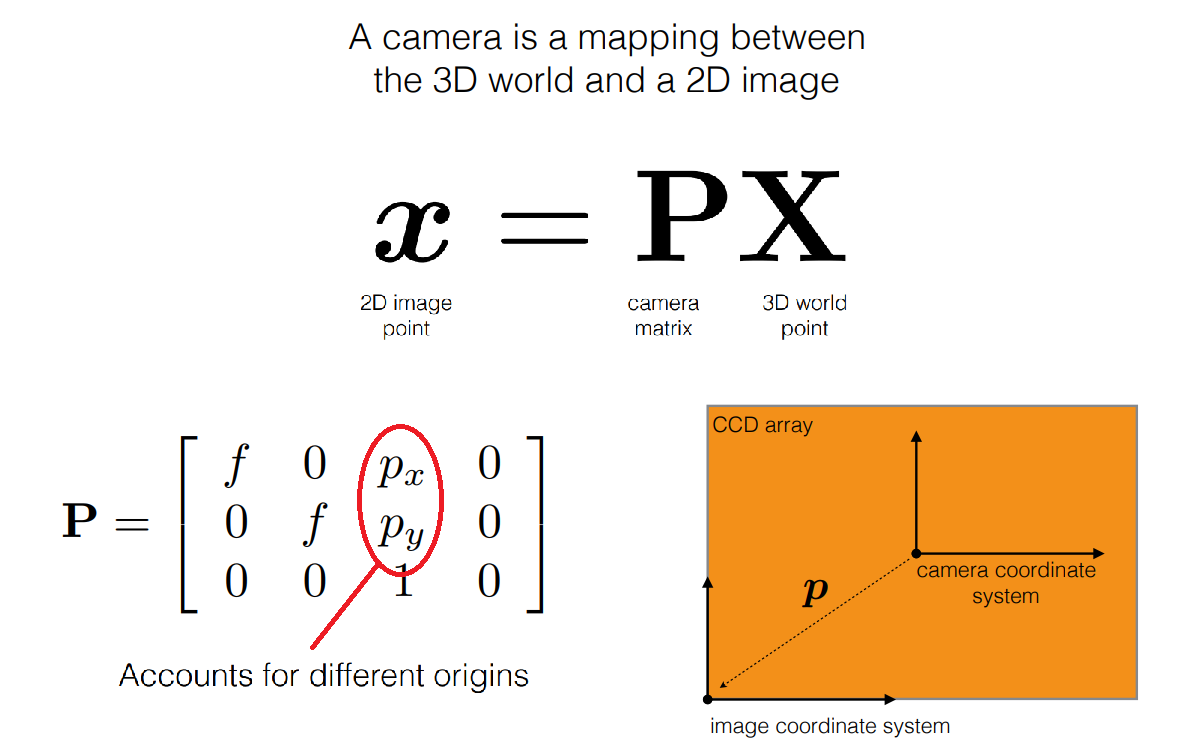
#> input picture .images/camera_matrix.png, 1191 x 746 px, given in place of the camera
$ python houghCircles.py
#> lines starting #> are read from the running program, lines starting #| are printed output that depends on the picture
#!/usr/bin/python

# 2.12 Lab 9
# Luke Roberto Oct 2017
# Jacob Guggenheim March 2019
# Jerry Ng March 2019, 2020
# Phillip Daniel 2021

import numpy as np
import cv2  # OpenCV module
import time
import math
from tkinter import *

global tk
tk = Tk()
global canny, center, dist, d_p
canny = Scale(tk, from_ = 1, to = 1500, label = 'Canny Upper Threshold', orient = HORIZONTAL)
canny.pack()
canny.set(200)
center = Scale(tk, from_ = 1, to = 1000, label = 'Center Detect Threshold', orient = HORIZONTAL)
center.pack()
center.set(100)
dist = Scale(tk, from_ = 1, to = 1000, label = 'Min Centers Dist', orient = HORIZONTAL)
dist.pack()
d_p = Scale(tk, from_ = 0.1, to = 5, label = 'Accumulator Ratio', orient = HORIZONTAL, resolution = 0.01)
d_p.pack()
d_p.set(4)
def main():
    # convert ROS image to opencv format
    cap = cv2.VideoCapture(0)

    while True:

        tk.update()
        # Read from the webcam, frame by frame
        ret, cv_image = cap.read()
#> cv_image is the input picture: shape (746, 1191, 3); mean B, G, R 215, 231.2, 245.3

        # visualize it in a cv window
        cv2.imshow("Original_Image", cv_image)
        cv2.waitKey(3)

        # gray and blur
        resizeIm = cv2.resize(cv_image, (0,0), fx=0.25, fy=0.25)
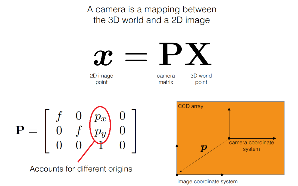
#> resizeIm: shape (186, 298, 3); mean B, G, R 215.2, 231.4, 245.5
        blurIm = cv2.medianBlur(resizeIm,5)
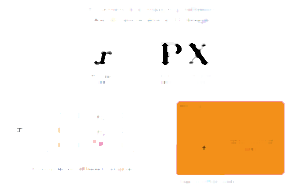
#> blurIm: shape (186, 298, 3); mean B, G, R 220.4, 237.1, 251.3
        grayIm = cv2.cvtColor(blurIm,cv2.COLOR_BGR2GRAY) # Convert to grascale image
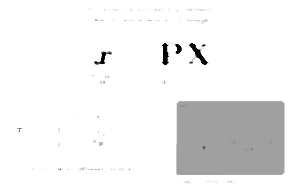
#> grayIm: shape (186, 298); min 0, max 255, mean 239.4

        # hough
        #TODO: Play with these values
        arg1 = canny.get()     #Upper threshold for Canny edge detection
        arg2 = center.get()       #Threshold for center detection.
        min_distance = dist.get()    # Minimum distance between new circle centers.
        dp = d_p.get()             # How accepting to degradation of circles are you willing to be
#> (the run stopped early here; a loop or call above may not have finished)
